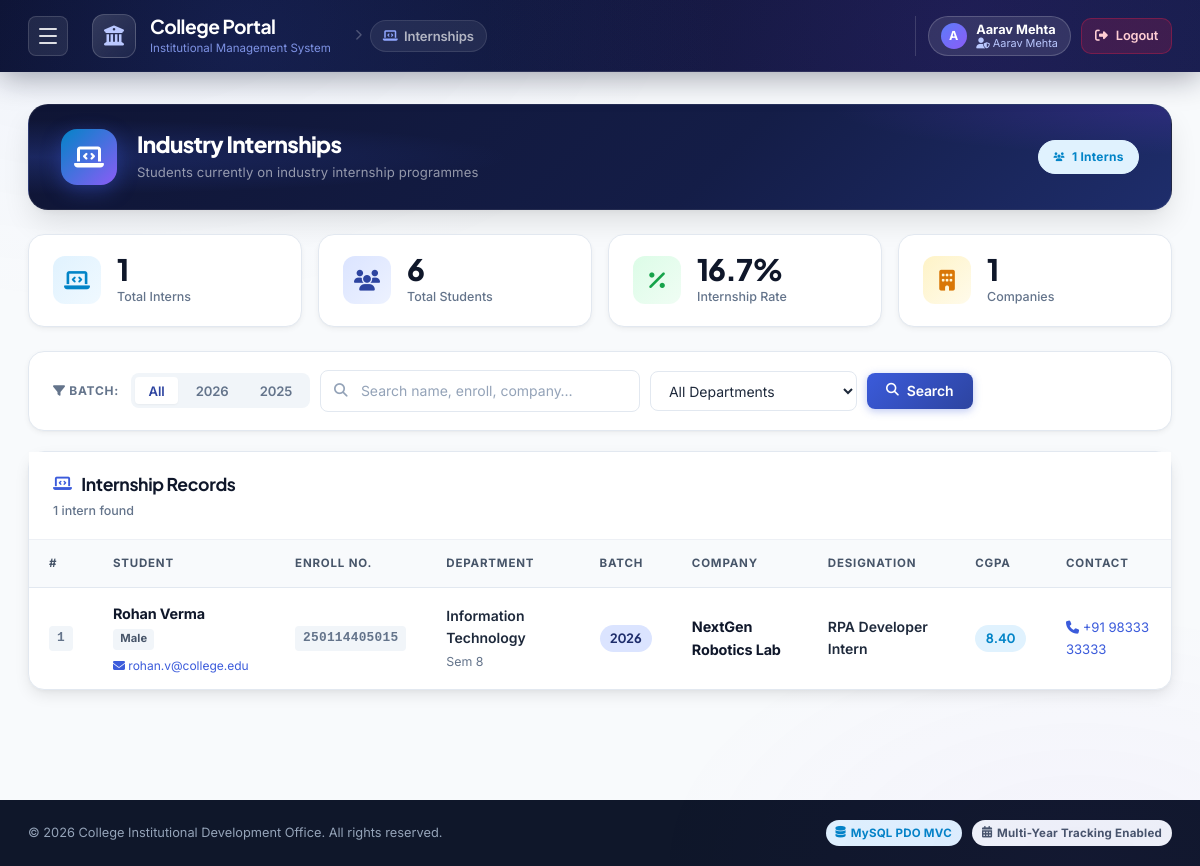
Page /index.php?module=internship (signed in) on the committed database.
### tables this page shows
CREATE TABLE IF NOT EXISTS `students` (
  `id` INT AUTO_INCREMENT PRIMARY KEY,
  `gr_no` VARCHAR(100) DEFAULT NULL,
  `enroll_no` VARCHAR(100) NOT NULL UNIQUE,
  `name` VARCHAR(150) NOT NULL,
  `email` VARCHAR(150) DEFAULT NULL,
  `phone` VARCHAR(50) DEFAULT NULL,
  `gender` ENUM('Male', 'Female') NOT NULL DEFAULT 'Male',
  `dob` DATE DEFAULT NULL,
  `department` VARCHAR(100) NOT NULL,
  `semester` INT DEFAULT 8,
  `cgpa` DECIMAL(3,2) DEFAULT 0.00,
  `passing_year` INT NOT NULL,
  `address` TEXT DEFAULT NULL,
  `skills` TEXT DEFAULT NULL,
  `password` VARCHAR(255) DEFAULT NULL COMMENT 'Bcrypt hash of enrollment number',
  `placement_status` ENUM('Placed', 'Internship', 'Higher Studies', 'Business', 'Unplaced') NOT NULL DEFAULT 'Unplaced',
  `company_name` VARCHAR(255) DEFAULT NULL,
  `designation` VARCHAR(150) DEFAULT NULL,
  `package_lpa` DECIMAL(5,2) DEFAULT NULL,
  `offer_letter_file` VARCHAR(255) DEFAULT NULL,
  `resume_file` VARCHAR(255) DEFAULT NULL,
  `created_at` DATETIME DEFAULT CURRENT_TIMESTAMP,
  `updated_at` DATETIME DEFAULT CURRENT_TIMESTAMP ON UPDATE CURRENT_TIMESTAMP,
  INDEX (`gr_no`),
  INDEX (`passing_year`),
  INDEX (`department`),
  INDEX (`placement_status`)
);

### views/internship/index.php (the view, shortened to what the rows shown need)
<div class="container">
    <div class="dash-hero" style="margin-bottom: 1.5rem;">
        <div class="dash-hero-content">
            <div>
                <h2 class="dash-hero-title">Industry Internships</h2>
            </div>
        </div>
    </div>
    <div class="card table-card">
        <div class="card-header">
            <div class="card-title">
                <h2><i class="fa-solid fa-laptop-code"></i> Internship Records</h2>
            </div>
        </div>
        <div class="table-responsive">
            <table class="data-table internship-table" id="internshipTable">
                <thead>
                    <tr>
                        <th>#</th>
                        <th>Student</th>
                        <th>Enroll No.</th>
                        <th>Department</th>
                        <th>Batch</th>
                        <th>Company</th>
                        <th>Designation</th>
                        <th>CGPA</th>
                        <th>Contact</th>
                    </tr>
                </thead>
                <tbody>
                    <?php if (empty($students)): ?>
                        <tr>
                            <td colspan="9">
                                <div class="empty-state">
                                    <div class="empty-icon"><i class="fa-solid fa-laptop-code"></i></div>
                                    <h3>No Internship Records</h3>
                                    <p>No students with internship status match your current filters.</p>
                                    <a href="index.php?module=internship" class="btn btn-light" style="margin-top:0.5rem;">Clear Filters</a>
                                </div>
                            </td>
                        </tr>
                    <?php else: $sr = 1; foreach ($students as $s): ?>
                        <tr class="row-internship">
                            <td><span class="mou-id"><?= $sr++ ?></span></td>
                            <td>
                                <div class="company-info">
                                    <span class="company-name"><?= htmlspecialchars($s['name']) ?></span>
                                    <span class="contact-sub">
                                        <span class="gender-pill"><?= htmlspecialchars($s['gender']) ?></span>
                                        <?php if (!empty($s['email'])): ?>
                                            <a href="mailto:<?= htmlspecialchars($s['email']) ?>" style="color:var(--brand-500); font-size:0.75rem;">
                                                <i class="fa-solid fa-envelope"></i> <?= htmlspecialchars($s['email']) ?>
                                            </a>
                                        <?php endif; ?>
                                    </span>
                                </div>
                            </td>
                            <td><span class="mou-id"><?= htmlspecialchars($s['enroll_no']) ?></span></td>
                            <td>
                                <span class="contact-name"><?= htmlspecialchars($s['department']) ?></span>
                                <span class="contact-sub">Sem <?= (int)$s['semester'] ?></span>
                            </td>
                            <td><span class="year-pill"><?= (int)$s['passing_year'] ?></span></td>
                            <td>
                                <?php if (!empty($s['company_name'])): ?>
                                    <span class="company-name"><?= htmlspecialchars($s['company_name']) ?></span>
                                <?php else: ?>
                                    <span class="text-muted">—</span>
                                <?php endif; ?>
                            </td>
                            <td>
                                <?php if (!empty($s['designation'])): ?>
                                    <span class="contact-name"><?= htmlspecialchars($s['designation']) ?></span>
                                <?php else: ?>
                                    <span class="text-muted">—</span>
                                <?php endif; ?>
                            </td>
                            <td>
                                <span class="year-pill" style="background: var(--blue-100); color: var(--blue-600);">
                                    <?= number_format((float)$s['cgpa'], 2) ?>
                                </span>
                            </td>
                            <td>
                                <?php if (!empty($s['phone'])): ?>
                                    <a href="tel:<?= htmlspecialchars($s['phone']) ?>" style="color: var(--brand-500); font-size:0.82rem;">
                                        <i class="fa-solid fa-phone"></i> <?= htmlspecialchars($s['phone']) ?>
                                    </a>
                                <?php else: ?>
                                    <span class="text-muted">—</span>
                                <?php endif; ?>
                            </td>
                        </tr>
                    <?php endforeach; endif; ?>
                </tbody>
            </table>
        </div>
    </div>
</div>

### rows in the picture
students: name "Rohan Verma", gender "Male", email "rohan.v@college.edu", enroll_no "250114405015", department "Information Technology", semester "8", passing_year "2026", company_name "NextGen Robotics Lab", designation "RPA Developer Intern", cgpa "8.40", phone "+91 98333 33333"

### other values in the picture
substr($_SESSION['user_name'] ?? 'U', 0, 1) "A"
$_SESSION['user_name'] "Aarav Mehta"
$_SESSION['user_role'] "Aarav Mehta"
$stats['internship_count'] "1"
$stats['total_students'] "6"
$internPct "16.7"
$yr "2026"
$yr "2025"
count($students) "1"
